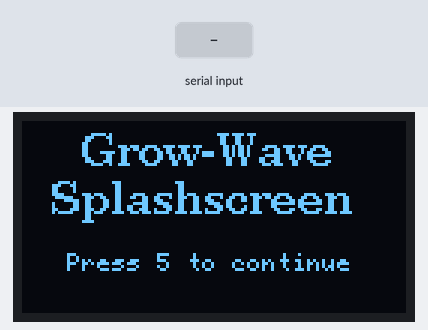
This program was run on a simulated Arduino Uno, built with avr-gcc and run on an emulated ATmega328P. On the bench: 128×64 one-colour display. The test bench sets the inputs (shaded band). What the program prints to the serial monitor is not drawn.

Above: at 1.2 s.
1.3 s: "5\n" received over Serial
At 3.8 s:
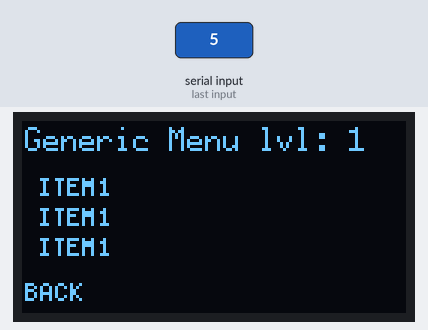
4.3 s: byte 50 ('2') received over Serial
5.8 s: byte 56 ('8') received over Serial
7.4 s: "1\n" received over Serial
Timing chart, 0 to 10.0 s (numbered marks = the images above; inputs shaded):
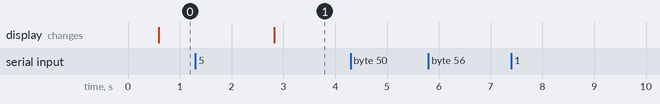

The program:

main.cpp
```cpp
#include <Arduino.h>
#include <U8g2lib.h>
#include <string.h>

#define DISPLAY_RESET 9

//function prototypes
void displaySplashScreen(void); //displays the splash screen
void refreshDisplay(void);
void parseInputs(char);
void displayGenericMenu(void); //displays a generic menu

//display object constructor
//SSD1305: Display controller
//128x64: Resolution
//ADAFRUIT: Vendor
//1 : framebuffer size (1=128bytes pagebuffer, 2=256bytes pagebuffer, F=full 512bytes framebuffer)
//U8G2_SSD1305_128X64_ADAFRUIT_1_HW_I2C(rotation, [reset [, clock, data]])

U8G2_SSD1305_128X64_ADAFRUIT_1_HW_I2C display(U8G2_R0, DISPLAY_RESET);

uint8_t num = 0;
char input = '0';
char command = '0';

char stringBuffer[25];


uint8_t uiLevel = 0; //two variables for keeping track of the current menu depth and horizontal position
uint8_t uiItem = 0;  //(0,0) is the splashscreen, each increment along the depth will take the user deeper into a menu chain
uint8_t inMenu = 0;
uint8_t cursorPosition = 0; //position of the virtual "cursor" that navigates the menus.


void setup() {
    display.begin();
    Serial.begin(9600);

}

void loop()
{
  if(Serial.available())  //parse input from keyboard (will be replaced with encoder input later on)
  {
    input = Serial.read();
    Serial.print("echo input is: ");
    Serial.print(input);
    Serial.print(", command is: ");
    if(input == '5')
    {
      command = 'E';
      Serial.print("ENTER");
    }
    else if(input == '2')
    {
      command = 'D';
      Serial.print("DOWN");
    }
    else if(input == '8')
    {
      command = 'U';
      Serial.print("UP");
    }
    else
      Serial.print("Unrecognized Command");
    Serial.print("\n");
  }

  if(uiLevel==0)
  {
    displaySplashScreen();
    if(command=='E')
    {
      uiLevel = 1;
      command = '\0';
    }
  }

  if(uiLevel>0)
  {
    displayGenericMenu();
  }


}


void displaySplashScreen()
{
  display.firstPage();
  do
  {
    display.setFont(u8g2_font_ncenB10_tr); //set the font to title font
    display.drawStr(20,15,"Grow-Wave");    //title text
    display.drawStr(10, 31, "Splashscreen"); //splashscreen text
    display.setFont(u8g2_font_profont10_mr);
    display.drawStr(15,50, "Press 5 to continue");
  } while ( display.nextPage() ); //display.nextpage will return 0 once the contents of the loop are done being written to the display
}

void displayGenericMenu()
{
  display.firstPage();
  do
  {
    display.setFont(u8g2_font_profont12_mr);
    sprintf(stringBuffer,"Generic Menu lvl: %i",uiLevel); //generic title with ui level inbuilt
    display.drawStr(1,10,stringBuffer);

    display.setFont(u8g2_font_profont10_mr); //items
    display.drawStr(5,25,"ITEM1");
    display.drawStr(5,35,"ITEM1");
    display.drawStr(5,45,"ITEM1");
    display.drawStr(1,60,"BACK");


  } while ( display.nextPage() ); //display.nextpage will return 0 once the contents of the loop are done being written to the display
}


void refreshDisplay()             //this function defines what the OLED should display, based on the uiLevel and uiItem variables
{
  if(uiLevel==0)                  //TOP UI LEVEL, SPLASHSCREEN
  {

  }

  if(uiLevel==1)                  //FIRST LEVEL OF SUBMENUS
  {
    if(uiItem==0)                 //FIRST LEVEL, ITEM 1
    {

    }

    if(uiItem==1)                 //FIRST LEVEL, ITEM 2
    {

    }

  }


}

void parseInput(char command)
{

}

class menu
{
  public:
  uint8_t level;      //current UI level (depth)
  uint8_t item;       //current UI item (lateral menu movement)
  uint8_t cursorPos;  //cursor position

  menu()         //default constructor, set menu position to (0,0) and cursor position to 0
  {
    level = 0;
    item = 0;
    cursorPos = 0;
  }

  //DIAGRAM FOR MENU HEIRARCHY
  /*
  level = 0:                                               SPLASHSCREEN
  level = 1:                MENU0(item=0)                 MENU1(item=1)       MENU2(item=2)       one cursor position per option, up/down scrolls to next option
  level = 2:  MENU0 OPTION0   MENU0 OPTION1   MENU0 OPTION2
                (item=0)        (item=1)        (item=2)
*/

  void parseInput(char command)
  {
    if(level==0 && command == 'E') //go to next level past splashscreen if enter is pressed
    {
      level=1;
    }

    if(level==1 && command=='E')   //enter the menu options for the selected menu
    {

    }
  }

  void refreshDisplay()
  {

  }

};
```

Measured:
- after the input at 1.3 s, the display: changes after 1.5 s (image 1)
- after the input at 4.3 s, every drawn part: stays the same
- after the input at 5.8 s, every drawn part: stays the same
- after the input at 7.4 s, every drawn part: stays the same
